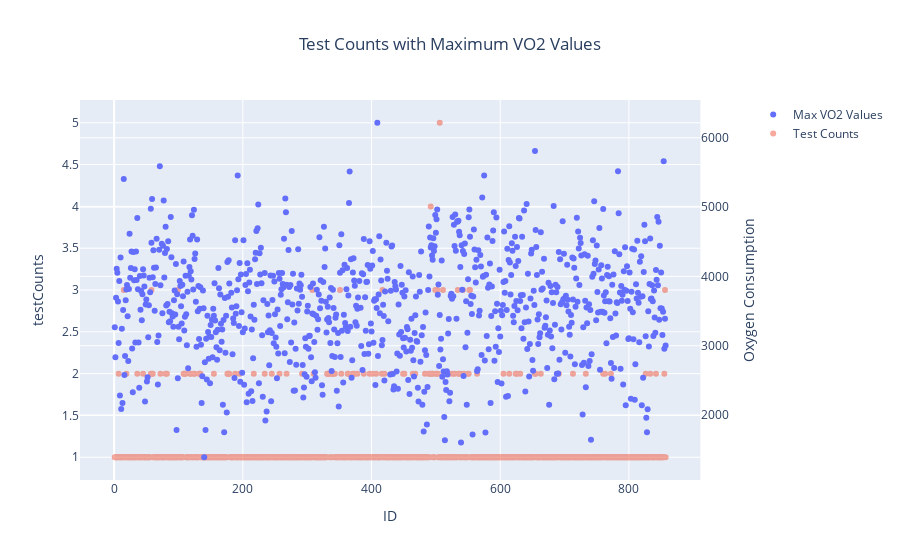

This figure's notebook cell:
### Code cell
import plotly.graph_objects as go
from plotly.subplots import make_subplots

fig = make_subplots(specs= [[{"secondary_y" :True}]])

fig.add_trace(
            go.Scatter(x = participants_max_vo2["ID"], y = participants_max_vo2['Vo2Max'], name = "Max VO2 Values", mode='markers'),
            secondary_y =True
)

fig.add_trace(
            go.Scatter(x = participants_max_vo2["ID"], y = participants_max_vo2['testCounts'], name = "Test Counts", mode='markers',opacity=0.5),
            secondary_y =False
)


fig.update_layout(title_text = "Test Counts with Maximum VO2 Values", title_x =0.5)
fig.update_xaxes(title_text = "ID")
fig.update_yaxes(title_text = "testCounts", secondary_y =False)
fig.update_yaxes(title_text = "Oxygen Consumption", secondary_y =True)


fig.show()

### Figure 1 — Plotly figure (JSON) as saved in the notebook; plotly's stock layout.template omitted (floating-point values rounded to 4 significant figures; data arrays with more than 128 entries replaced by an {"elided": "..."} marker saying what was removed)
{"data": [{"mode": "markers", "name": "Max VO2 Values", "type": "scatter", "x": {"elided": "857 int values"}, "xaxis": "x", "y": {"elided": "857 int values"}, "yaxis": "y2"}, {"mode": "markers", "name": "Test Counts", "opacity": 0.5, "type": "scatter", "x": {"elided": "857 int values"}, "xaxis": "x", "y": {"elided": "857 int values"}, "yaxis": "y"}], "layout": {"title": {"text": "Test Counts with Maximum VO2 Values", "x": 0.5}, "xaxis": {"anchor": "y", "domain": [0, 0.94], "title": {"text": "ID"}}, "yaxis": {"anchor": "x", "domain": [0, 1], "title": {"text": "testCounts"}}, "yaxis2": {"anchor": "x", "overlaying": "y", "side": "right", "title": {"text": "Oxygen Consumption"}}}}
